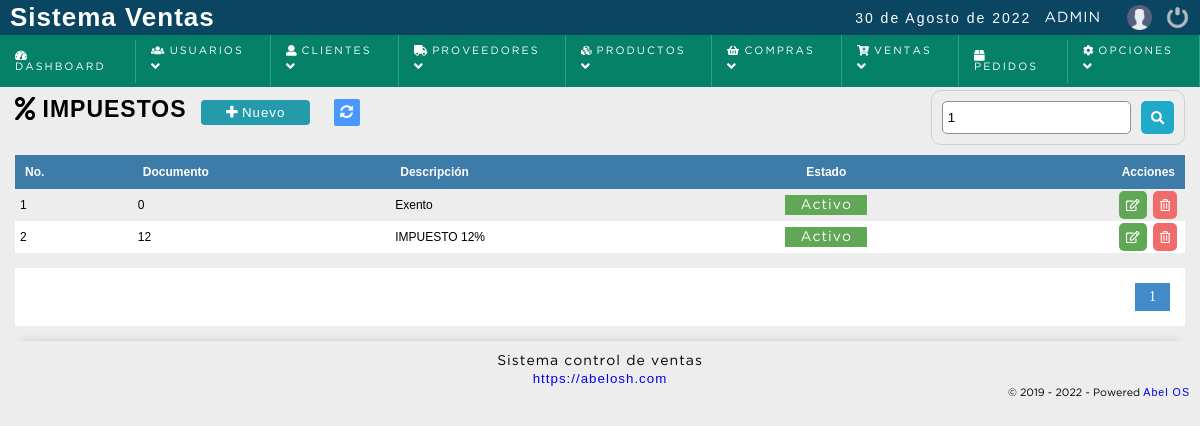
The page /sistema/impuestos/buscar_impuesto.php?busqueda=1 (signed in) on the database its author committed.
### tables this page shows
CREATE TABLE IF NOT EXISTS `impuesto` (
  `idimpuesto` bigint(20) NOT NULL AUTO_INCREMENT,
  `impuesto` int(11) NOT NULL,
  `descripcion` varchar(255) NOT NULL,
  `dateadd` datetime NOT NULL DEFAULT CURRENT_TIMESTAMP,
  `usuario_id` bigint(20) NOT NULL,
  `status` int(11) NOT NULL DEFAULT '1',
  PRIMARY KEY (`idimpuesto`),
  KEY `usuario_id` (`usuario_id`)
);

### sistema/includes/functions.php (called while the page is built, shortened)
<?php
	function decrypt($string, $key) {
	   $result = '';
	   $string = base64_decode($string);
	   for($i=0; $i<strlen($string); $i++) {
	      $char = substr($string, $i, 1);
	      $keychar = substr($key, ($i % strlen($key))-1, 1);
	      $char = chr(ord($char)-ord($keychar));
	      $result.=$char;
	   }
	   return $result;
	}
 ?>

### sistema/impuestos/buscar_impuesto.php (the view, shortened to what this page needs)
<?php
	$busqueda = strtolower($_REQUEST['busqueda']);
	include "../../conexion.php";
	$sql_registe = mysqli_query($conection,"SELECT COUNT(*) as total_registro FROM impuesto
															WHERE ( idimpuesto LIKE '%$busqueda%' OR
																impuesto LIKE '%$busqueda%' OR
																descripcion LIKE '%$busqueda%'
														   	) AND status != 10 ORDER BY idimpuesto ASC ");
	$result_register = mysqli_fetch_array($sql_registe);
	$total_registro = $result_register['total_registro'];
	$por_pagina = 100;
	if(empty($_GET['pagina']))
	{
		$pagina = 1;
	}else{
		$pagina = $_GET['pagina'];
	}
	$desde = ($pagina-1) * $por_pagina;
	$total_paginas = ceil($total_registro / $por_pagina);
	$query = mysqli_query($conection,"SELECT * FROM impuesto
												WHERE
													( idimpuesto LIKE '%$busqueda%' OR
													  impuesto LIKE '%$busqueda%' OR
													  descripcion LIKE '%$busqueda%' )
													AND
													status != 10 ORDER BY idimpuesto ASC LIMIT $desde,$por_pagina
									");
 ?>
<!DOCTYPE html>
<html lang="en">
<head>
	<?php include "../includes/scripts.php"; ?>
</head>
<body>
	<?php include "../includes/header.php"; ?>
	<section id="container">
		<h1> <i class="fas fa-percent"></i> Impuestos</h1>
		<a href="#" class="btn_new btnNewImpuesto"><i class="fas fa-plus"></i> Nuevo </a>
		<a href="index.php" class="btnRefresh"><i class="fas fa-sync-alt" title="Actualizar"></i></a>
		<form action="buscar_impuesto.php" method="get" class="form_search">
			<input type="text" name="busqueda" id="busqueda" value="<?php echo $busqueda; ?>" placeholder="Buscar">
			<button type="submit" class="btn_search"><i class="fas fa-search"></i></button>
		</form>
	<div class="containerTable">
		<table>
			<tr>
				<th>No.</th>
				<th>Documento</th>
				<th>Descripción</th>
				<th class="textcenter">Estado</th>
				<th class="textright">Acciones</th>
			</tr>
		<?php
			if($result > 0){
				while ($data = mysqli_fetch_array($query)) {
					if($data["status"] == 1){
						$status = '<span title="Desactivar Impuesto" class="pagada activeUser" estado="'.$data["status"].'" onclick="modalActiveImpuesto('.$data["idimpuesto"].');">Activo</span>';
					}else{
						$status = '<span title="Activar Impuesto" class="anulada activeUser" estado="'.$data["status"].'" onclick="modalActiveImpuesto('.$data["idimpuesto"].');">Inactivo</span>';
					}
			?>
				<tr id="item_<?php echo $data["idimpuesto"]; ?>" >
					<td><?php echo $data["idimpuesto"]; ?></td>
					<td class="rowImpuesto"><?php echo $data["impuesto"]; ?></td>
					<td class="rowDescripcion"><?php echo $data["descripcion"]; ?></td>
					<td class="rowEstado textcenter"><?php echo $status; ?></td>
					<td class="textright">
						<div class="div_acciones">
							<div>
								<a class="btn_edit btnEditImpuesto" href="#"><i class="far fa-edit"></i> </a>
							</div>
							<div>
								<a class="btn_del btnDelImpuesto" href="#" title="Eliminar"><i class="far fa-trash-alt"></i></a>
							</div>
						</div>
					</td>
				</tr>
		<?php
				}
			}else{
				echo '<tr><td colspan="5" align="center"><p><strong>No hay datos para mostrar</strong></p></td></tr>';
			}
		 ?>
		</table>
	</div>
<?php
	if($total_registro != 0)
	{
 ?>
		<div class="paginador">
			<ul>
			<?php
				for ($i=1; $i <= $total_paginas; $i++) {
					if($i == $pagina)
					{
						echo '<li class="pageSelected">'.$i.'</li>';
					}else{
						echo '<li><a href="?pagina='.$i.'&busqueda='.$busqueda.'">'.$i.'</a></li>';
					}
				}
			 ?>
			</ul>
		</div>
<?php } ?>
	</section>
	<?php include "../includes/footer.php"; ?>
</body>
</html>

### sistema/css/style.css (style rules this page uses)
* { margin: 0; padding: 0; box-sizing: border-box; }
body { background: #ededed; }
h1, h2, h3, h4, h5, h6 { font-family: 'arial'; font-weight: bold; letter-spacing: 1px; }
h1 { font-size: 26px; }
a { text-decoration: none; font-family: arial; letter-spacing: 1px; }
span { font-family: 'GothamBook'; letter-spacing: 1px; font-size: 14px; line-height: 20px; }
#container { padding: 90px 15px 15px; }
form { background: #FFF; margin: auto; padding: 20px 43px; border: 1px solid #d1d1d1; }
input,select,textarea { display: block; width: 100%; font-size: 10pt; padding: 5px; border: 1px solid #85929e; border-radius: 5px; }
.btnRefresh { margin-left: 10px; color: #FFF; font-size: 10pt; background:#4898ff; padding: 6px; border-radius: 2px; }
#container h1 { font-size: 23px; text-transform: uppercase; display: inline-block; }
.btn_new { display: inline-block; background: #239baa; color: #FFF; padding: 5px 25px; border-radius: 4px; border: 0; margin: 10px; cursor: pointer; font-size: 10pt; }
table { border-collapse: collapse; font-size: 9pt; font-family: 'arial'; width: 100%; }
table th { text-align: left; padding: 10px; background: #3d7ba8; color: #FFF; }
table tr:nth-child(odd) { background: #FFF; }
table td { padding: 2px 5px; }
.activeUser { cursor: pointer; }
.paginador ul { padding: 15px; list-style: none; background: #FFF; margin-top: 15px; display: -webkit-flex; display: -moz-flex; display: -ms-flex; display: -o-flex; display: flex; justify-content: flex-end; }
.paginador a, .pageSelected { color: #428bca; border: 1px solid #ddd; padding: 5px; display: inline-block; font-size: 14px; text-align: center; width: 35px; }
.pageSelected { color: #FFF; background: #428bca; border: 1px solid #428bca; }
.form_search { display: -webkit-flex; display: -moz-flex; display: -ms-flex; display: -o-flex; display: flex; float: right; background: initial; padding: 10px; border-radius: 10px; margin-bottom: 10px; }
.form_search .btn_search { background: #1faac8; color: #FFF; padding: 10px; border: 0; cursor: pointer; margin-left: 10px; display: -webkit-flex; display: -moz-flex; display: -ms-flex; display: -o-flex; display: flex; border-radius: 5px; }
.textright { text-align: right; }
.textcenter { text-align: center; }
.pagada, .anulada, .reserva { color: #FFF; background: #60a756; text-align: center; padding: 4px 15px; width: 100%; }
.div_acciones { display: -webkit-flex; display: -moz-flex; display: -ms-flex; display: -o-flex; display: flex; justify-content: flex-end; }
.btn_view, .btn_edit, .btn_del, .btn_add, .btn_sendEmail, .btn_print { background-color: #1faac8; border: 0; border-radius: 5px; cursor: pointer; padding: 7px; margin: 0 3px; color: #FFF; }
.div_acciones .btn_view, .div_acciones .btn_edit, .div_acciones .btn_del, .btn_add { display: block; }
.btn_edit { background-color: #60a756; }
.btn_del { background-color: #f26b6b; }

### rows shown on the page
impuesto: idimpuesto "1", impuesto "0", descripcion "Exento"
impuesto: idimpuesto "2", impuesto "12", descripcion "IMPUESTO 12%"

### other values the page prints
fechaC() "30 de Agosto de 2022"
$_SESSION['user'] "ADMIN"
WEB_EMPRESA "https://abelosh.com"
